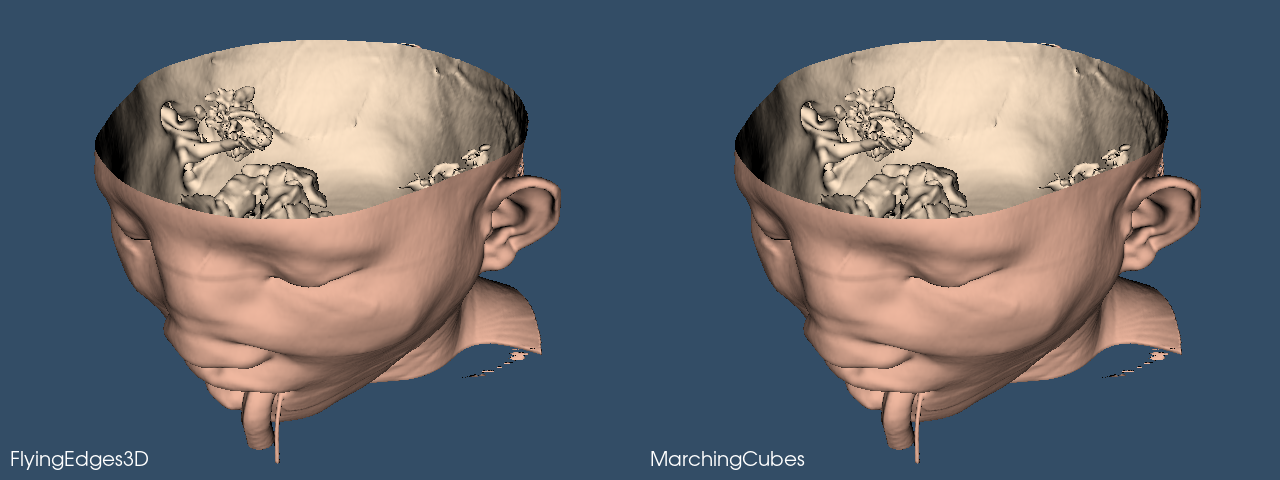

This chart was generated by the following Python code:
#!/usr/bin/env python

# Compare vtkFlyingEdges3D and vtkMarchingCubes side by side on a CT head
# dataset.  Both extract the skin isosurface at the same contour value; the
# left viewport shows FlyingEdges3D and the right shows MarchingCubes.

import os
from pathlib import Path

# Factory overrides: importing these modules registers the OpenGL rendering
# and interaction style implementations for vtkRenderingCore factory classes.
import vtkmodules.vtkInteractionStyle  # noqa: F401
import vtkmodules.vtkRenderingOpenGL2  # noqa: F401

# VTK pipeline classes used in this example
from vtkmodules.vtkFiltersCore import vtkFlyingEdges3D, vtkMarchingCubes
from vtkmodules.vtkIOImage import vtkMetaImageReader
from vtkmodules.vtkRenderingCore import (
    vtkActor,
    vtkCamera,
    vtkPolyDataMapper,
    vtkProperty,
    vtkRenderWindow,
    vtkRenderWindowInteractor,
    vtkRenderer,
    vtkTextActor,
)

# Colors (normalized RGB)
skin_color_rgb = (0.941, 0.722, 0.627)
backface_color_rgb = (1.0, 0.898, 0.784)
bkg_color_rgb = (0.200, 0.302, 0.400)
white_rgb = (1.0, 1.0, 1.0)

# Data directory: defaults to the folder containing this script
data_dir = Path(os.environ.get("VPE_DATA_DIR", Path(__file__).parent))

# Reader: load the CT head volume
reader = vtkMetaImageReader()
reader.SetFileName(str(data_dir / "FullHead.mhd"))

# FlyingEdges3D: extract skin isosurface (left viewport)
flying_edges = vtkFlyingEdges3D()
flying_edges.SetInputConnection(reader.GetOutputPort())
flying_edges.SetValue(0, 500)

fe_mapper = vtkPolyDataMapper()
fe_mapper.SetInputConnection(flying_edges.GetOutputPort())
fe_mapper.ScalarVisibilityOff()

fe_actor = vtkActor()
fe_actor.SetMapper(fe_mapper)
fe_actor.GetProperty().SetDiffuseColor(skin_color_rgb)

fe_back = vtkProperty()
fe_back.SetDiffuseColor(backface_color_rgb)
fe_actor.SetBackfaceProperty(fe_back)

# MarchingCubes: extract skin isosurface (right viewport)
marching_cubes = vtkMarchingCubes()
marching_cubes.SetInputConnection(reader.GetOutputPort())
marching_cubes.SetValue(0, 500)

mc_mapper = vtkPolyDataMapper()
mc_mapper.SetInputConnection(marching_cubes.GetOutputPort())
mc_mapper.ScalarVisibilityOff()

mc_actor = vtkActor()
mc_actor.SetMapper(mc_mapper)
mc_actor.GetProperty().SetDiffuseColor(skin_color_rgb)

mc_back = vtkProperty()
mc_back.SetDiffuseColor(backface_color_rgb)
mc_actor.SetBackfaceProperty(mc_back)

# Left renderer: FlyingEdges3D
left_renderer = vtkRenderer()
left_renderer.SetViewport(0.0, 0.0, 0.5, 1.0)
left_renderer.AddActor(fe_actor)
left_renderer.SetBackground(bkg_color_rgb)

fe_label = vtkTextActor()
fe_label.SetInput("FlyingEdges3D")
fe_label.GetTextProperty().SetFontSize(20)
fe_label.GetTextProperty().SetColor(white_rgb)
fe_label.SetPosition(10, 10)
left_renderer.AddViewProp(fe_label)

# Right renderer: MarchingCubes (shares the same camera)
right_renderer = vtkRenderer()
right_renderer.SetViewport(0.5, 0.0, 1.0, 1.0)
right_renderer.AddActor(mc_actor)
right_renderer.SetBackground(bkg_color_rgb)

mc_label = vtkTextActor()
mc_label.SetInput("MarchingCubes")
mc_label.GetTextProperty().SetFontSize(20)
mc_label.GetTextProperty().SetColor(white_rgb)
mc_label.SetPosition(10, 10)
right_renderer.AddViewProp(mc_label)

# Window: display both renderers side by side
render_window = vtkRenderWindow()
render_window.AddRenderer(left_renderer)
render_window.AddRenderer(right_renderer)
render_window.SetWindowName("marching cubes comparison")
render_window.SetMultiSamples(0)
render_window.SetSize(1280, 480)

# Interactor: handle mouse and keyboard events
interactor = vtkRenderWindowInteractor()
interactor.SetRenderWindow(render_window)

# Scene: shared camera for both renderers
camera = vtkCamera()
camera.SetViewUp(0, 0, -1)
camera.SetPosition(0, -1, 0)
camera.SetFocalPoint(0, 0, 0)
camera.ComputeViewPlaneNormal()
camera.Azimuth(30.0)
camera.Elevation(30.0)
left_renderer.SetActiveCamera(camera)
right_renderer.SetActiveCamera(camera)
left_renderer.ResetCamera()
camera.Dolly(1.5)
left_renderer.ResetCameraClippingRange()
right_renderer.ResetCameraClippingRange()

interactor.Initialize()
interactor.Start()
